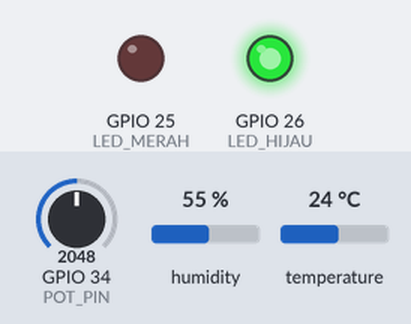
Simulated run of this sketch. Board: ESP32. On the bench: output pins drawn as LEDs (lit = HIGH). Inputs (shaded band) come from the test bench; at power-on: GPIO 34 (POT_PIN) = 2048, humidity 55 %, temperature 24 °C. WiFi joins after 1.5 s; servers stay silent unless stated; no MQTT or app messages arrive unless stated; what the sketch prints to the serial monitor is not drawn.

Above: at 3.0 s.
3.1 s: GPIO 34 (POT_PIN) set to 2096
At 7.7 s:
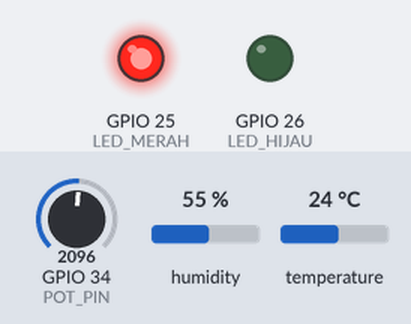
9.1 s: GPIO 34 (POT_PIN) set to 2047
At 13.0 s:
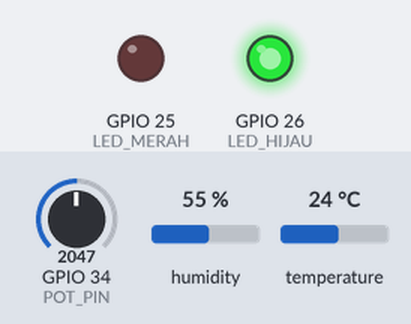
15.1 s: GPIO 34 (POT_PIN) set to 2866
At 18.3 s:
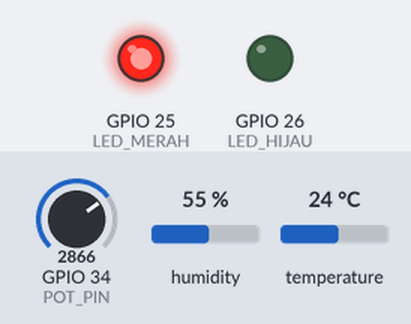
Timing chart, 0 to 19.8 s (numbered marks = the images above; inputs shaded):
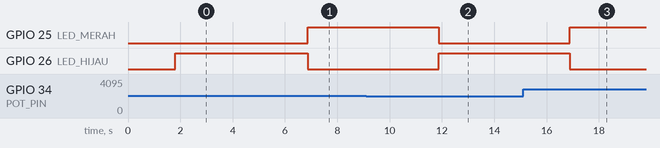

Measured:
- the behaviour switches between 2061 and 2062 on GPIO 34 (POT_PIN) (found by bisection; images 0 and 1)
- after the input at 3.1 s, GPIO 25 (LED_MERAH): LOW → HIGH after 3.8 s; GPIO 26 (LED_HIJAU): HIGH → LOW after 3.8 s
- after the input at 9.1 s, GPIO 25 (LED_MERAH): HIGH → LOW after 2.8 s; GPIO 26 (LED_HIJAU): LOW → HIGH after 2.8 s
- after the input at 15.1 s, GPIO 25 (LED_MERAH): LOW → HIGH after 1.8 s; GPIO 26 (LED_HIJAU): HIGH → LOW after 1.8 s

The sketch:

sketch.ino
```cpp
// =========================================
// WOKWI DEVICE 3 (ZONE 3 - UI, Depok)
// =========================================
#include <WiFi.h>
#include <DHT.h>
#include <PubSubClient.h>

// ── Konfigurasi ─────────────────────────────────────────
const char* ssid     = "Wokwi-GUEST";
const char* password = "";

#define ZONE_ID    3   // Stasiun 3 (UI, Depok)
#define DHT_PIN    4
#define DHT_TYPE   DHT22
#define LED_MERAH  25
#define LED_HIJAU  26
#define POT_PIN    34  // Potensiometer → simulasi tingkat polusi

DHT dht(DHT_PIN, DHT_TYPE);
WiFiClient espClient;
PubSubClient mqtt(espClient);

void setup() {
    Serial.begin(115200);
    delay(300);

    pinMode(LED_MERAH, OUTPUT);
    pinMode(LED_HIJAU, OUTPUT);
    dht.begin();

    Serial.println("====================================");
    Serial.println("  Device 3: Stasiun Udara Kampus");
    Serial.println("  Zone 3 - UI, Depok");
    Serial.println("====================================");

    WiFi.begin(ssid, password);
    Serial.print("WiFi: Connecting");
    int t = 0;
    while (WiFi.status() != WL_CONNECTED && t < 20) {
        delay(300);
        Serial.print(".");
        t++;
    }
    Serial.println(WiFi.status() == WL_CONNECTED ? " OK!" : " Timeout");
    Serial.println("Mulai kirim data sensor...\n");

    mqtt.setServer("broker.hivemq.com", 1883);
}

void loop() {
    float suhu     = dht.readTemperature();
    float kelembab = dht.readHumidity();
    if (isnan(suhu))     suhu     = 28.0;
    if (isnan(kelembab)) kelembab = 72.0;

    int   potValue = analogRead(POT_PIN);
    float pm25     = map(potValue, 0, 4095, 0, 300);

    float pm10 = pm25 * 1.5;
    float co   = pm25 * 0.02;
    float no2  = pm25 * 0.6;
    float aqi  = pm25 / 0.72;

    if (pm25 > 150) {
        digitalWrite(LED_MERAH, HIGH);
        digitalWrite(LED_HIJAU, LOW);
        Serial.print("[BAHAYA] ");
    } else {
        digitalWrite(LED_MERAH, LOW);
        digitalWrite(LED_HIJAU, HIGH);
        Serial.print("[AMAN]   ");
    }

    Serial.printf("PM2.5=%.1f | AQI=%.0f | PM10=%.1f | CO=%.2f | NO2=%.1f | Suhu=%.1fC | RH=%.0f%%\n",
        pm25, aqi, pm10, co, no2, suhu, kelembab);

    if (!mqtt.connected()) {
        mqtt.connect("ESP32-AirStation-Zone3"); // MQTT Client ID harus unik
    }
    mqtt.loop();

    String topic   = "smartcity/environment/" + String(ZONE_ID) + "/sensor";
    String payload = "{\"zone_id\":"      + String(ZONE_ID)      +
                     ",\"pm25\":"         + String(pm25, 2)       +
                     ",\"pm10\":"         + String(pm10, 2)       +
                     ",\"co\":"           + String(co, 3)         +
                     ",\"no2\":"          + String(no2, 2)        +
                     ",\"aqi\":"          + String(aqi, 2)        +
                     ",\"temperature\":"  + String(suhu, 2)       +
                     ",\"humidity\":"     + String(kelembab, 2)   +
                     ",\"wind_speed\":2.5}";
    mqtt.publish(topic.c_str(), payload.c_str());

    delay(5000);
}
```
